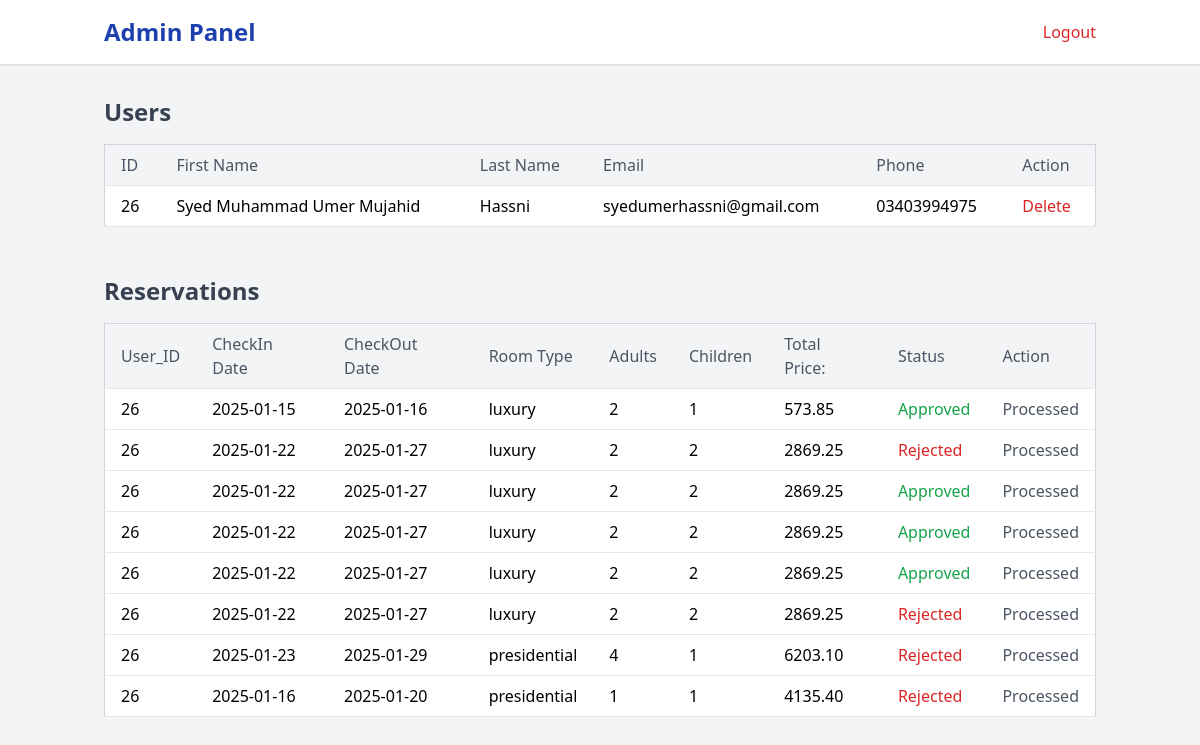
Page /admin_panel.php (signed in) on the committed database.
### tables this page shows
CREATE TABLE `users` (
  `id` int(11) NOT NULL,
  `first_name` varchar(50) DEFAULT NULL,
  `last_name` varchar(50) DEFAULT NULL,
  `email` varchar(100) NOT NULL,
  `phone` varchar(225) NOT NULL,
  `password` varchar(255) DEFAULT NULL,
  `created_at` timestamp NOT NULL DEFAULT current_timestamp()
);

CREATE TABLE `bookings` (
  `id` int(11) NOT NULL,
  `user_id` int(11) DEFAULT NULL,
  `checkin_date` date DEFAULT NULL,
  `checkout_date` date DEFAULT NULL,
  `room_type` varchar(50) DEFAULT NULL,
  `adults` int(11) DEFAULT NULL,
  `children` int(11) DEFAULT NULL,
  `special_requests` text DEFAULT NULL,
  `total_price` decimal(10,2) DEFAULT NULL,
  `created_at` timestamp NOT NULL DEFAULT current_timestamp(),
  `status` enum('pending','approved','rejected') DEFAULT 'pending'
);

### admin_panel.php (the view, shortened to what this page needs)
<?php
include('db_conn.php');
$usersQuery = "SELECT * FROM users";
$usersResult = $conn->query($usersQuery);
$reservationsQuery = "SELECT * FROM bookings";
$reservationsResult = $conn->query($reservationsQuery);
?>
<!DOCTYPE html>
<html lang="en">
<head>
    <script src="https://cdn.tailwindcss.com"></script>
</head>
<body class="bg-gray-100 font-sans">
    <nav class="fixed top-0 left-0 right-0 bg-white shadow z-50">
        <div class="container mx-auto px-4 py-4 flex justify-between items-center">
            <h1 class="text-2xl font-bold text-blue-800">Admin Panel</h1>
            <a href="logout.php" class="text-red-600 hover:underline">Logout</a>
        </div>
    </nav>
    <div class="container mx-auto mt-24 px-4">
        <section class="mb-12">
            <h2 class="text-2xl font-semibold text-gray-700 mb-4">Users</h2>
            <div class="overflow-x-auto">
                <table class="min-w-full border border-gray-300 bg-white rounded-lg">
                    <thead class="bg-gray-100">
                        <tr>
                            <th class="px-4 py-2 text-left text-gray-600 font-medium border-b">ID</th>
                            <th class="px-4 py-2 text-left text-gray-600 font-medium border-b">First Name</th>
                            <th class="px-4 py-2 text-left text-gray-600 font-medium border-b">Last Name</th>
                            <th class="px-4 py-2 text-left text-gray-600 font-medium border-b">Email</th>
                            <th class="px-4 py-2 text-left text-gray-600 font-medium border-b">Phone</th>
                            <th class="px-4 py-2 text-left text-gray-600 font-medium border-b">Action</th>
                        </tr>
                    </thead>
                    <tbody>
                        <?php while ($user = $usersResult->fetch_assoc()): ?>
                            <tr class="hover:bg-gray-50">
                                <td class="px-4 py-2 border-b"><?= $user['id'] ?></td>
                                <td class="px-4 py-2 border-b"><?= $user['first_name'] ?></td>
                                <td class="px-4 py-2 border-b"><?= $user['last_name'] ?></td>
                                <td class="px-4 py-2 border-b"><?= $user['email'] ?></td>
                                <td class="px-4 py-2 border-b"><?= $user['phone'] ?></td>
                                <td class="px-4 py-2 border-b">
                                    <form method="post" action="">
                                        <button type="submit" name="delete_user" class="text-red-600 hover:underline">Delete</button>
                                    </form>
                                </td>
                            </tr>
                        <?php endwhile; ?>
                    </tbody>
                </table>
            </div>
        </section>
        <section>
            <h2 class="text-2xl font-semibold text-gray-700 mb-4">Reservations</h2>
            <div class="overflow-x-auto mb-[15px]">
                <table class="min-w-full border border-gray-300 bg-white rounded-lg">
                    <thead class="bg-gray-100">
                        <tr>
                            <th class="px-4 py-2 text-left text-gray-600 font-medium border-b">User_ID</th>
                            <th class="px-4 py-2 text-left text-gray-600 font-medium border-b">CheckIn Date</th>
                            <th class="px-4 py-2 text-left text-gray-600 font-medium border-b">CheckOut Date</th>
                            <th class="px-4 py-2 text-left text-gray-600 font-medium border-b">Room Type</th>
                            <th class="px-4 py-2 text-left text-gray-600 font-medium border-b">Adults</th>
                            <th class="px-4 py-2 text-left text-gray-600 font-medium border-b">Children</th>
                            <th class="px-4 py-2 text-left text-gray-600 font-medium border-b">Total Price:</th>
                            <th class="px-4 py-2 text-left text-gray-600 font-medium border-b">Status</th>
                            <th class="px-4 py-2 text-left text-gray-600 font-medium border-b">Action</th>
                        </tr>
                    </thead>
                    <tbody>
                        <?php while ($reservation = $reservationsResult->fetch_assoc()): ?>
                            <tr class="hover:bg-gray-50">
                                <td class="px-4 py-2 border-b"><?= $reservation['user_id'] ?></td>
                                <td class="px-4 py-2 border-b"><?= $reservation['checkin_date'] ?></td>
                                <td class="px-4 py-2 border-b"><?= $reservation['checkout_date'] ?></td>
                                <td class="px-4 py-2 border-b"><?= $reservation['room_type'] ?></td>
                                <td class="px-4 py-2 border-b"><?= $reservation['adults'] ?></td>
                                <td class="px-4 py-2 border-b"><?= $reservation['children'] ?></td>
                                <td class="px-4 py-2 border-b"><?= $reservation['total_price'] ?></td>
                                <td class="px-4 py-2 border-b">
                                    <span class="<?= $reservation['status'] === 'approved' ? 'text-green-600' : ($reservation['status'] === 'rejected' ? 'text-red-600' : 'text-gray-600') ?>">
                                        <?= ucfirst($reservation['status']) ?>
                                    </span>
                                </td>
                                <td class="px-4 py-2 border-b">
                                    <?php if ($reservation['status'] == 'pending'): ?>
                                        <form method="post" action="">
                                            <input type="hidden" name="reservation_id" value="<?= $reservation['id'] ?>">
                                            <button type="submit" name="approve_reservation" class="text-green-600 hover:underline">Approve</button>
                                            <button type="submit" name="reject_reservation" class="text-red-600 hover:underline">Reject</button>
                                        </form>
                                    <?php else: ?>
                                        <span class="text-gray-600">Processed</span>
                                    <?php endif; ?>
                                </td>
                            </tr>
                        <?php endwhile; ?>
                    </tbody>
                </table>
            </div>
        </section>
    </div>
</body>
</html>

### rows in the picture
users: id "26", first_name "Syed Muhammad Umer Mujahid", last_name "Hassni", email "syedumerhassni@gmail.com", phone "03403994975"
bookings: user "26", checkin_date "2025-01-15", checkout_date "2025-01-16", room_type "luxury", adults "2", children "1", total_price "573.85", status "Approved", shows "Processed"
bookings: user "26", checkin_date "2025-01-22", checkout_date "2025-01-27", room_type "luxury", adults "2", children "2", total_price "2869.25", status "Rejected", shows "Processed"
bookings: user "26", checkin_date "2025-01-22", checkout_date "2025-01-27", room_type "luxury", adults "2", children "2", total_price "2869.25", status "Approved", shows "Processed"
bookings: user "26", checkin_date "2025-01-22", checkout_date "2025-01-27", room_type "luxury", adults "2", children "2", total_price "2869.25", status "Approved", shows "Processed"
bookings: user "26", checkin_date "2025-01-22", checkout_date "2025-01-27", room_type "luxury", adults "2", children "2", total_price "2869.25", status "Approved", shows "Processed"
bookings: user "26", checkin_date "2025-01-22", checkout_date "2025-01-27", room_type "luxury", adults "2", children "2", total_price "2869.25", status "Rejected", shows "Processed"
bookings: user "26", checkin_date "2025-01-23", checkout_date "2025-01-29", room_type "presidential", adults "4", children "1", total_price "6203.10", status "Rejected", shows "Processed"
bookings: user "26", checkin_date "2025-01-16", checkout_date "2025-01-20", room_type "presidential", adults "1", children "1", total_price "4135.40", status "Rejected", shows "Processed"
